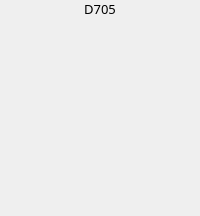
                            <widget class="QFrame" name="frame_73">
                             <property name="frameShape">
                              <enum>QFrame::NoFrame</enum>
                             </property>
                             <property name="frameShadow">
                              <enum>QFrame::Raised</enum>
                             </property>
                             <layout class="QVBoxLayout" name="verticalLayout_78">
                              <property name="spacing">
                               <number>15</number>
                              </property>
                              <property name="leftMargin">
                               <number>0</number>
                              </property>
                              <property name="topMargin">
                               <number>0</number>
                              </property>
                              <property name="rightMargin">
                               <number>0</number>
                              </property>
                              <property name="bottomMargin">
                               <number>0</number>
                              </property>
                              <item>
                               <widget class="QLabel" name="label_198">
                                <property name="font">
                                 <font>
                                  <family>Mitr SemiBold</family>
                                  <pointsize>10</pointsize>
                                 </font>
                                </property>
                                <property name="text">
                                 <string>D705</string>
                                </property>
                                <property name="alignment">
                                 <set>Qt::AlignCenter</set>
                                </property>
                               </widget>
                              </item>
                              <item>
                               <widget class="QLabel" name="label_199">
                                <property name="font">
                                 <font>
                                  <family>Mitr SemiBold</family>
                                  <pointsize>10</pointsize>
                                 </font>
                                </property>
                                <property name="text">
                                 <string/>
                                </property>
                                <property name="alignment">
                                 <set>Qt::AlignCenter</set>
                                </property>
                               </widget>
                              </item>
                              <item>
                               <widget class="QLabel" name="label_200">
                                <property name="font">
                                 <font>
                                  <family>Mitr SemiBold</family>
                                  <pointsize>10</pointsize>
                                 </font>
                                </property>
                                <property name="text">
                                 <string/>
                                </property>
                                <property name="alignment">
                                 <set>Qt::AlignCenter</set>
                                </property>
                               </widget>
                              </item>
                              <item>
                               <widget class="QLabel" name="label_201">
                                <property name="font">
                                 <font>
                                  <family>Mitr SemiBold</family>
                                  <pointsize>10</pointsize>
                                 </font>
                                </property>
                                <property name="text">
                                 <string/>
                                </property>
                                <property name="alignment">
                                 <set>Qt::AlignCenter</set>
                                </property>
                               </widget>
                              </item>
                              <item>
                               <widget class="QLabel" name="label_202">
                                <property name="font">
                                 <font>
                                  <family>Mitr SemiBold</family>
                                  <pointsize>10</pointsize>
                                 </font>
                                </property>
                                <property name="text">
                                 <string/>
                                </property>
                                <property name="alignment">
                                 <set>Qt::AlignCenter</set>
                                </property>
                               </widget>
                              </item>
                              <item>
                               <widget class="QLabel" name="label_203">
                                <property name="font">
                                 <font>
                                  <family>Mitr SemiBold</family>
                                  <pointsize>10</pointsize>
                                 </font>
                                </property>
                                <property name="text">
                                 <string/>
                                </property>
                                <property name="alignment">
                                 <set>Qt::AlignCenter</set>
                                </property>
                               </widget>
                              </item>
                              <item>
                               <widget class="QLabel" name="label_204">
                                <property name="font">
                                 <font>
                                  <family>Mitr SemiBold</family>
                                  <pointsize>10</pointsize>
                                 </font>
                                </property>
                                <property name="text">
                                 <string/>
                                </property>
                                <property name="alignment">
                                 <set>Qt::AlignCenter</set>
                                </property>
                               </widget>
                              </item>
                             </layout>
                            </widget>
